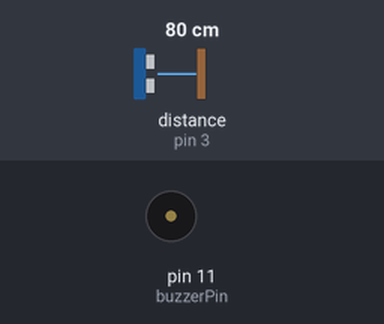
Recording of a sketch running on a simulated Arduino Uno, built with avr-gcc and run on an emulated ATmega328P. On the bench: buzzer (waves = sounding). Wiring (inferred from the names in the program): ultrasonic range finder: trigger pin 4; echo pin 3. The test bench sets the inputs (shaded band); at power-on: distance to the obstacle (sensor on pin 3) 80 cm. The echo pulse lasts 58.3 µs per cm.

Above: at 1.2 s.
1.3 s: distance to the obstacle (sensor on pin 3) set to 12 cm
2.8 s: distance to the obstacle (sensor on pin 3) set to 9 cm
At 3.1 s:
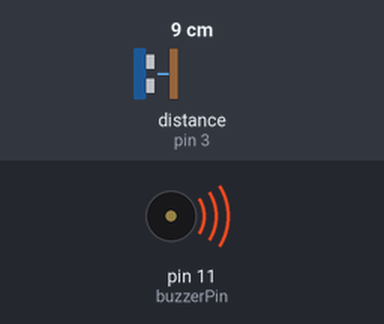
5.8 s: distance to the obstacle (sensor on pin 3) set to 18 cm
At 7.3 s:
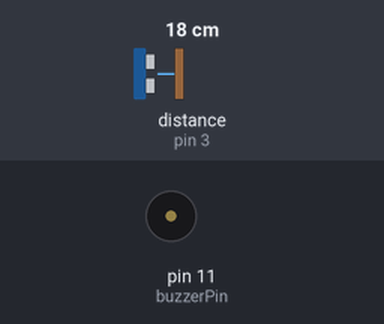
7.6 s: distance to the obstacle (sensor on pin 3) set to 2 cm
At 8.5 s:
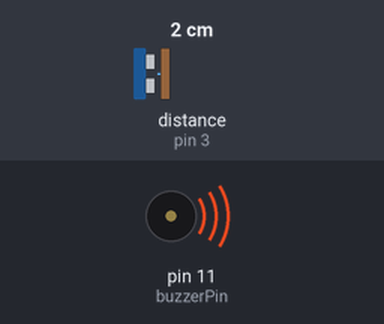
Timing chart, 0 to 11.6 s (numbered marks = the images above; inputs shaded):
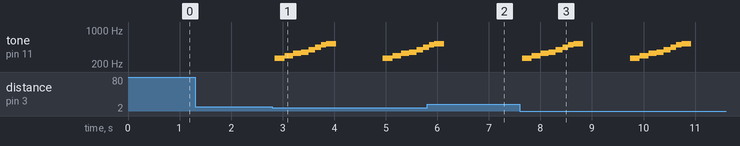

Measured:
- the behaviour switches between 11 and 10 cm on distance to the obstacle (sensor on pin 3) (found by bisection; images 0 and 1)
- after the input at 1.3 s, every drawn part: stays the same
- after the input at 2.8 s, tone on pin 11 (buzzerPin): plays 261 Hz for 0.19 s, 294 Hz for 0.17 s, 329 Hz for 0.15 s, 349 Hz for 0.14 s, 392 Hz for 0.13 s, 440 Hz for 0.11 s … (14 notes in this stretch), starting after 0.05 s
- after the input at 5.8 s, tone on pin 11 (buzzerPin): goes on until 6.1 s, then stays silent
- after the input at 7.6 s, tone on pin 11 (buzzerPin): plays 261 Hz for 0.19 s, 294 Hz for 0.17 s, 329 Hz for 0.15 s, 349 Hz for 0.14 s, 392 Hz for 0.13 s, 440 Hz for 0.11 s … (16 notes in this stretch), starting at once

The sketch:

oneBuzzerOneCondition.ino
```cpp
int trigPin = 4;
int echoPin = 3;
//int greenPin=10;
int buzzerPin=11;
long duration, distance;
void setup() {
  // put your setup code here, to run once:
  pinMode(trigPin, OUTPUT);
pinMode(echoPin, INPUT);
//pinMode(greenPin, OUTPUT);
pinMode(buzzerPin, OUTPUT);
}

void loop() {
  // put your main code here, to run repeatedly:

digitalWrite(trigPin, LOW);
delayMicroseconds(2);
digitalWrite(trigPin, HIGH);
delayMicroseconds(10);
digitalWrite(trigPin, LOW);
duration = pulseIn(echoPin, HIGH);
distance = (duration/2) / 29.1;

if (distance < 10)
//analogWrite(greenPin,255);
{
  tone(buzzerPin, 261, 383);
  delay(192);
  tone(buzzerPin, 294, 340);
  delay(170);
  tone(buzzerPin, 329, 304);
  delay(152);
  tone(buzzerPin, 349, 286);
  delay(143);
  tone(buzzerPin, 392, 255);
  delay(128);
  tone(buzzerPin, 440, 227);
  delay(114);
  tone(buzzerPin, 493, 203);
  delay(101);
  tone(buzzerPin, 523, 191);
  delay(95);
  delay(1000);
  }
else
//analogWrite(greenPin,20);
delay(200);

}
```
